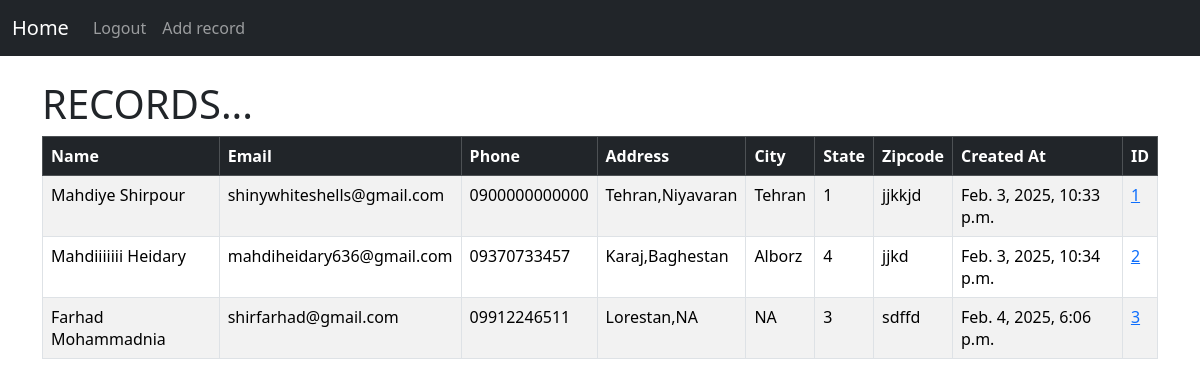
The app's page /home/ (signed in) with its own data.
### myapp/models.py (models this page shows, shortened)
class Record(models.Model):
    created_at = models.DateTimeField(auto_now_add=True)
    first_name = models.CharField(max_length=50)
    last_name = models.CharField(max_length=50)
    email = models.CharField(max_length=100)
    phone = models.CharField(max_length=15)
    address = models.CharField(max_length=100)
    city = models.CharField(max_length=50)
    state = models.CharField(max_length=50)
    zipcode = models.CharField(max_length=20)

### myapp/views.py (the view)
# urls.py: path('home/', home_view, name='home'),
def home_view(request):
    records = Record.objects.all()
    return render(request, 'home.html', {'records': records})

### myapp/templates/home.html (shortened to what this page needs)
{% extends 'base.html' %}
{% block content %}
    <h1>RECORDS...</h1>
    {% if user.is_authenticated %}
        <table class="table table-striped table-hover table-bordered">
            <thead class="table-dark">
            <tr>
                <th scope="col">Name</th>
                <th scope="col">Email</th>
                <th scope="col">Phone</th>
                <th scope="col">Address</th>
                <th scope="col">City</th>
                <th scope="col">State</th>
                <th scope="col">Zipcode</th>
                <th scope="col">Created At</th>
                <th scope="col">ID</th>
            </tr>
            </thead>
            <tbody>
            {% if records %}
                {% for record in records %}
                    <tr>
                        <td>{{ record.first_name }} {{ record.last_name }}</td>
                        <td>{{ record.email }}</td>
                        <td>{{ record.phone }}</td>
                        <td>{{ record.address }}</td>
                        <td>{{ record.city }}</td>
                        <td>{{ record.state }}</td>
                        <td>{{ record.zipcode }}</td>
                        <td>{{ record.created_at }}</td>
                        <td><a href="{% url 'record' record.id %}">{{ record.id }}</a></td>
                    </tr>
                {% endfor %}
            {% endif %}
            </tbody>
        </table>
    {% else %}
        <h1> Login first #_#</h1>
    {% endif %}
{% endblock %}

### templates/base.html (shortened to what this page needs)
{% include 'navbar.html' %}
<!doctype html>
<html lang="en">
  <head>
    <link href="https://cdn.jsdelivr.net/npm/bootstrap@5.3.3/dist/css/bootstrap.min.css" rel="stylesheet">
  </head>
  <body>
  <div class="container">
  <br>
      {% block content %}
    {% endblock %}
  </div>
  </body>
</html>

### templates/navbar.html (shortened to what this page needs)
<nav class="navbar navbar-expand-lg navbar-dark bg-dark">
  <div class="container-fluid">
    <a class="navbar-brand" href='{% url "home" %}'>Home</a>
    <div class="collapse navbar-collapse" id="navbarNav">
      <ul class="navbar-nav">
          {% if user.is_authenticated %}
              <li class="nav-item">
          <a class="nav-link" href="{% url 'logout' %}">Logout</a>
        </li>
               <li class="nav-item">
          <a class="nav-link" href="{% url 'add' %}">Add record</a>
        </li>
          {% endif %}
      </ul>
    </div>
  </div>
</nav>

### records on screen
Record: first_name "Mahdiye", last_name "Shirpour", email "shinywhiteshells@gmail.com", phone "0900000000000", address "Tehran,Niyavaran", city "Tehran", state "1", zipcode "jjkkjd", created_at "Feb. 3, 2025, 10:33 p.m.", id "1"
Record: first_name "Mahdiiiiiii", last_name "Heidary", email "mahdiheidary636@gmail.com", phone "09370733457", address "Karaj,Baghestan", city "Alborz", state "4", zipcode "jjkd", created_at "Feb. 3, 2025, 10:34 p.m.", id "2"
Record: first_name "Farhad", last_name "Mohammadnia", email "shirfarhad@gmail.com", phone "09912246511", address "Lorestan,NA", city "NA", state "3", zipcode "sdffd", created_at "Feb. 4, 2025, 6:06 p.m.", id "3"
